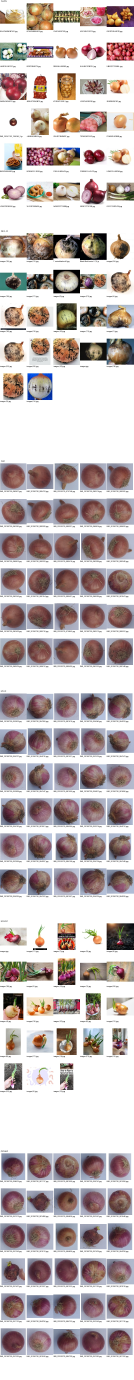
#> input picture onion-ai/results/multiclass_labeled_preview.jpg, 800 x 8280 px, given as the content of the folder dataset/multiclass/healthy, which was not available (shown at 1/6 size)
$ python preview_multiclass_labeled.py
#> lines starting #> are read from the running program, lines starting #| are printed output that depends on the picture; pictures that were not available may be replaced by others from this repository, and a replacement may not be noted
import os
import math
import random
from PIL import Image,ImageDraw,ImageFont

ROOT="dataset/multiclass"
OUT="results/multiclass_labeled_preview.jpg"

classes=["healthy","black_rot","mold","soft_rot","sprouted","damaged"]

THUMB=160
LABEL_H=45
COLS=5
PER_CLASS=30

font=ImageFont.load_default()

rows_per_class=math.ceil(PER_CLASS/COLS)
height=len(classes)*rows_per_class*(THUMB+LABEL_H+25)

canvas=Image.new("RGB",(COLS*THUMB,height),"white")
#> canvas: PIL image 800x8280 RGB; every value is 255
draw=ImageDraw.Draw(canvas)

random.seed(42)

for class_index,class_name in enumerate(classes):

    folder=os.path.join(ROOT,class_name)

    files=[
        f for f in os.listdir(folder)
        if os.path.isfile(os.path.join(folder,f))
    ]

    random.shuffle(files)
    files=files[:PER_CLASS]

    base_y=class_index*rows_per_class*(THUMB+LABEL_H+25)

    draw.text((5,base_y),class_name,fill="black",font=font)

    for i,filename in enumerate(files):

        path=os.path.join(folder,filename)

        try:
            img=Image.open(path).convert("RGB")
#> img is the input picture: PIL image 800x8280 RGB; mean R, G, B 193.7, 183.1, 182.7
            img.thumbnail((THUMB,THUMB))

            x=(i%COLS)*THUMB
            y=base_y+20+(i//COLS)*(THUMB+LABEL_H+5)

            cell=Image.new("RGB",(THUMB,THUMB),"white")
#> cell: PIL image 160x160 RGB; every value is 255

            px=(THUMB-img.width)//2
#> px = 72
            py=(THUMB-img.height)//2
#> py = 0

            cell.paste(img,(px,py))
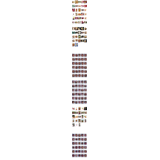
#> cell: PIL image 160x160 RGB; mean R, G, B 249.2, 248.2, 248.2

            canvas.paste(cell,(x,y))

            name=filename[:24]

            draw.text(
                (x,y+THUMB+2),
                name,
                fill="black",
                font=font
            )

        except Exception:
            pass
#> pass 2 of the loop `for class_index,class_name in enumerate(classes):`:
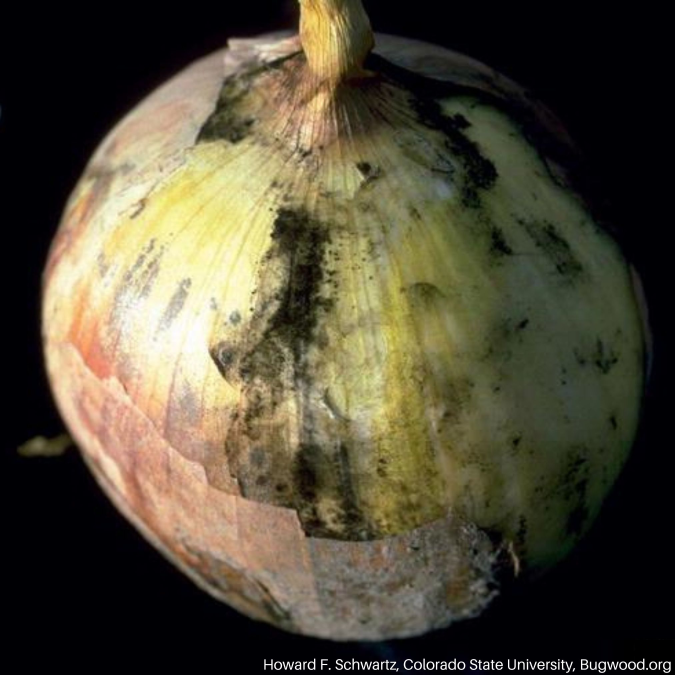
#> input picture onion-ai/dataset/multiclass/black_rot/Black-Mold-onion1 (1).jpg, 2025 x 2025 px (shown at 1/3 size)
#> img is the input picture: PIL image 2025x2025 RGB; mean R, G, B 81.8, 75.6, 56.8
#> `img.thumbnail((THUMB,THUMB))`:
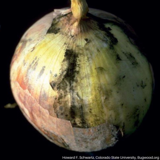
#> img: PIL image 160x160 RGB; mean R, G, B 81.8, 75.6, 56.7
#> `canvas.paste(cell,(x,y))`:
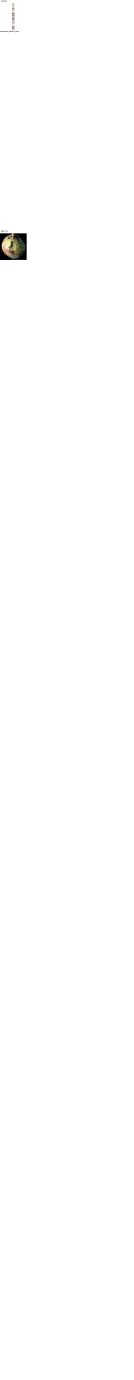
#> canvas: PIL image 800x8280 RGB (shown at 1/6 size); mean R, G, B 254.3, 254.3, 254.2

os.makedirs("results",exist_ok=True)
canvas.save(OUT,quality=95)
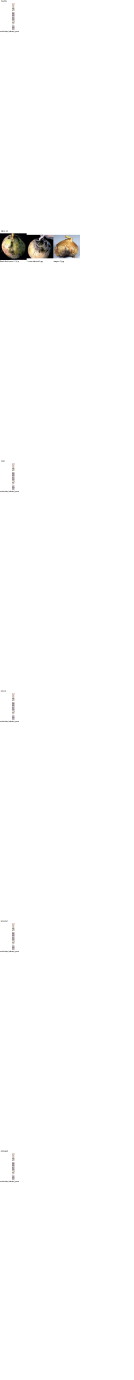
#> saved as multiclass_labeled_preview.jpg: PIL image 800x8280 RGB (shown at 1/6 size); mean R, G, B 253.3, 253.2, 253

print(f"Saved: {OUT}")
